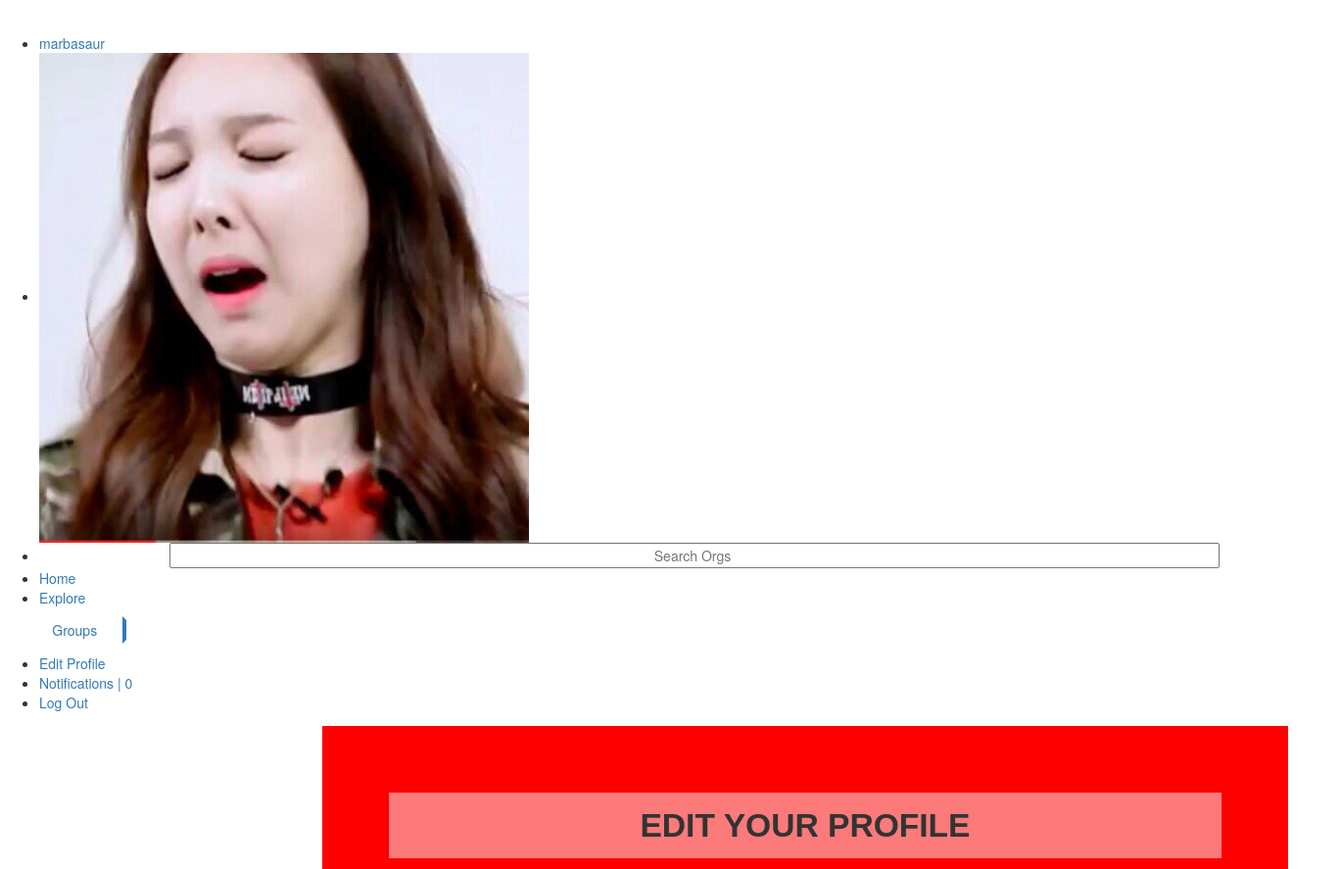
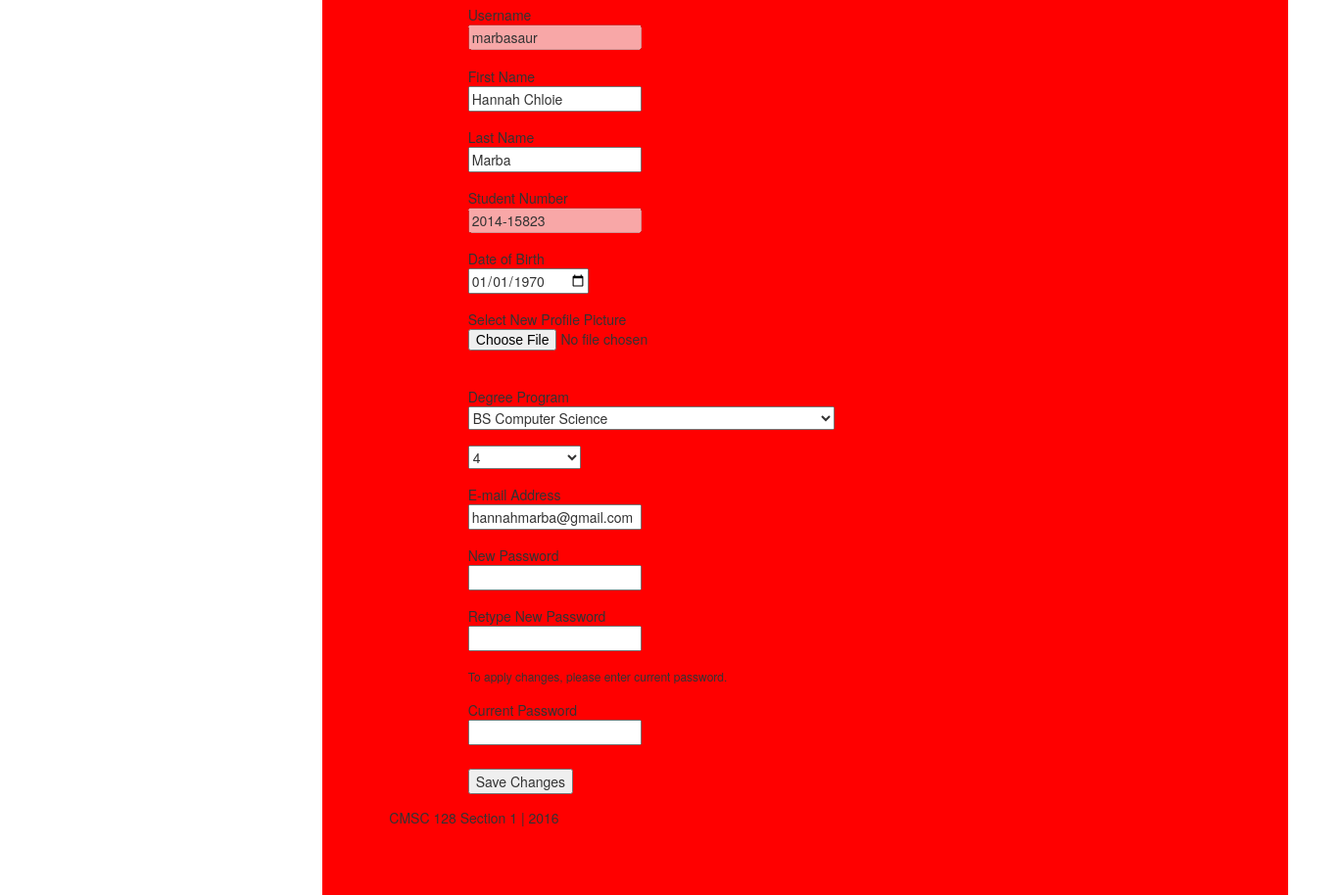
/html/bootedit.php (signed in), run on the app's committed database (2 pictures, top to bottom).
### tables this page shows
CREATE TABLE `user` (
  `user_id` int(50) NOT NULL,
  `student_no` varchar(100) NOT NULL,
  `first_name` varchar(100) NOT NULL,
  `last_name` varchar(100) NOT NULL,
  `username` varchar(100) NOT NULL,
  `password` varchar(100) NOT NULL,
  `course` varchar(100) NOT NULL,
  `date_joined` date NOT NULL,
  `year_level` int(100) NOT NULL,
  `prof_pic` varchar(150) NOT NULL,
  `birthday` date NOT NULL,
  `email` varchar(60) NOT NULL
);

### html/functions.php (called while the page is built, shortened)
<?php
	$host="localhost";
	$username="root";
	$password="";
	$db="org_y";
	$connectdb=mysqli_connect($host, $username, $password, $db) or die(mysqli_error($dbconn));
	function querySignUp($query){
		global $connectdb;
		return mysqli_query($connectdb, $query);
	}
?>

### html/bootedit.php (the view, shortened to what this page needs)
 	<?php
	include ("functions.php");
?>
<!DOCTYPE html>
<html>
<head>
	<link rel="stylesheet" type="text/css" href="../bootstrap/css/bootstrap.min.css">
	<link rel="stylesheet" type="text/css" href="../css/newstyle.css">
</head>
<body>
	<?php
		$host = 'localhost';
		$uname = 'root';
		$password = '';
		$db = 'org_y';
		$dbconn = mysqli_connect($host,$uname,$password,$db) or die("Could not connect to database!");
		$line = "<br>";
		$query_info="SELECT * FROM user WHERE user_id=$_SESSION[user_id]";
		$info=mysqli_fetch_assoc(querySignUp($query_info));
		if ($_SERVER["REQUEST_METHOD"] == "POST") {
			if(empty($_POST['currentpwd'])){
				$passwordErr="You must input your current password to make changes to your account!";
			}
			else{
				$checkoldpassword = false;
				$getoldpassword = $_POST["currentpwd"];
		        $sql_password = "SELECT password FROM user WHERE password = '".md5($getoldpassword)."'";
		        if(mysqli_query($dbconn, $sql_password)){
		        	if(mysqli_affected_rows($dbconn)==0){
		        		$oldpasswordErr = " Sorry, that’s not your current password";
		        	}
		        	else{
						$getuserid = $_SESSION['user_id'];
						$getusername = $_SESSION['username'];
						$getfname = $_POST["fname"];
						$getlname = $_POST["lname"];
						$getemail = $_POST["email"];
						$getbirthdate = date('Y,m,d', strtotime($_POST["bdate"]));
						$getdegree = $_POST["degree"];
						$getyear = $_POST["year"];
						$getemail = $_POST["email"];
						$file=$_FILES['fileToUpload'];
						if(!isset($file)){
							$file=$info['prof_pic'];
						}
						$target_dir = "../images/";
						$target_file = $target_dir . basename($file["name"]);
						move_uploaded_file($file["tmp_name"], $target_file);
						$imageFileType = pathinfo($target_file,PATHINFO_EXTENSION);
						$sql="UPDATE user
								SET first_name='$getfname', last_name='$getlname', course='$getdegree', birthday='$getbirthdate', year_level='$getyear', email = '$getemail', prof_pic = '$target_file'
									WHERE user_id='$getuserid'";
						querySignUp($sql);
						$prompt="You have successfully updated your account!";
						header('Location: edit.php');
		        	}
				}
			}
			if(!empty($_POST['currentpwd']) && !empty($_POST['newpwd']) && !empty($_POST['renewpwd'])){
				$getoldpassword = $_POST["currentpwd"];
				$getnewpassword = $_POST["newpwd"];
				$getretypenewpassword = $_POST["renewpwd"];
				$checkoldpassword = $checknewpassword = $checkretypenewpassword = false;
		        $sql_password = "SELECT password FROM user WHERE password = '".md5($getoldpassword)."'";
		        if(mysqli_query($dbconn, $sql_password)){
		        	if(mysqli_affected_rows($dbconn)==0){
		        		$oldpasswordErr = " Sorry, that’s not your current password";
		        	}
		        	else{
		        		$checkoldpassword = true;
		        	}
				}
		        if($getnewpassword != $getretypenewpassword){
        			$newpasswordErr = " Oops, new password and confirmation don’t match!";
        		}
        		else{
        			$checknewpassword = true;
        		}
	        	if(!preg_match('/(?=.*\d)[A-Za-z\d]{6,}/', $getnewpassword) && !preg_match('/(?=.*\d)[A-Za-z\d]{6,}/', $getretypenewpassword)){
	        		$retypenewpasswordErr = " New password must at least be 8 characters long and should contain at least 1 integer";
	        	}
	        	else{
	        		$checkretypenewpassword = true;
	        	}
				if($checkoldpassword && $checknewpassword && $checkretypenewpassword){
					$sql = "UPDATE user
								SET password='".md5($getnewpassword)."'
									WHERE user_id='$getuserid'";
	        		querySignUp($sql);
				 	$prompt = "You have successfully updated your password!";
					header('Location: edit.php');
		        }
			}
			else if((empty($_POST["newpwd"]) && !empty($_POST["renewpwd"])) || (!empty($_POST["newpwd"]) && empty($_POST["renewpwd"]))) {
				$passwordErr = "Current password, new password, and password retype confirmation must be filled out to make changes to your current password";
			}
		}
		else{
			echo $line;
		}
	?>
<div class = "container">
		<div id="wrapper">
		    <nav id="general" class="col-lg-3 col-md-3 col-sm-6 col-xs-12">
		        <ul class="nav nav-pills nav-stacked" id="navigation" >
		            <?php
		            $current_id = $_SESSION['user_id'];
		            $query2 = mysqli_query($connectdb, "select * from user where user_id = $current_id");
		            while($current_user= mysqli_fetch_array($query2)){ ?>
		            <li id="liTo"><a href = 'viewprofile.php?user_id=<?=$current_id?>'><?php echo $current_user['username'] ?></a></li>
		            <li><img id = "prof_pic" src="../images/<?php echo $current_user['prof_pic'] ?>"/></li><?php } ?>
		            <li><input id="searchbar" type="search" name="search" placeholder="Search Orgs"></li>
		            <li><a href="home.php">Home</a></li>
		            <li><a href="bootexplore.php">Explore</a></li>
		            <li class="dropdown" id="dropFilter">
		                <a class="dropdown-toggle" data-toggle="dropdown" href="bootgroups.php">Groups<span class="caret caret-right "></span></a>
		            </li>
		            <li><a href="edit.php">Edit Profile</a></li>
		            <li><a href="notif.php">Notifications   |
		    				  <?php
		                $notifnum = mysqli_query($connectdb,"select * from announcement, seen_announcement where announcement.announcement_id = seen_announcement.announcement_id and seen_announcement.seen = 'not_seen'and seen_announcement.user_id='".$current_id."'");
		                $total2 = mysqli_num_rows($notifnum);
		                echo "$total2"
		                ?>
		            </a></li>
		            <li><a href="logout.php">Log Out</a></li>
		        </ul>
		    </nav>
		</div>
	</div>
	<div class="jumbotron">
		<div id="content" class="container">
			<div id="wrapper">
				<div class="page-header">
				<h2>Edit Your Profile</h2>
				</div>
				<form method="post" enctype="multipart/form-data" action="<?php echo htmlspecialchars($_SERVER["PHP_SELF"]);?>">
				   <div id="edit_profile">
					  <ul>
					  	<div class="form-group">
					      	<label id="currentuname_label" for="username">Username</label><br>
	          	  			<input class="form-control" id="currentuname_input" type="text" name="username" value="<?= $info['username']?>" disabled/><br>
					  	</div>
					    <div class="form-group">
					    	<label for="fname">First Name</label><br>
							<input class="form-control"type="text" name="fname" value="<?= $info['first_name'] ?>"/><br>
					    </div>
						<div class="form-group">
					    	<label for="lname">Last Name</label><br>
							<input class="form-control"type="text" name="lname" value="<?= $info['last_name'] ?>"/><br>
						</div>
						<div class="form-group">
					    	<label for="student_no">Student Number</label><br>
							<input class="form-control"type="text" name="student_no" placeholder="20xx-xxxxx" value="<?= $info['student_no'] ?>" disabled/><br>
						</div>
						<div class="form-group">
					    	<label for="bdate">Date of Birth</label><br>
							<input class="form-control" type="date" name="bdate" value="<?= $info['birthday'] ?>" /><br>
						</div>
						<div class="form-group">
						    <label id="profilepic_label" for="img">Select New Profile Picture</label><br>
		  					<input class="form-control-file"id="fileToUpload" type="file" name="fileToUpload"  value="<?= $info['prof_pic']?>" /><br><br>
						</div>
					    <div class="form-group">
					    	<label for="degree">Degree Program</label><br>
							<select name="degree" class="form-control">
								<option><?= $info['course'] ?></option>
							</select>
						</div>
						<div class="form-group">
							<select name="year" id="year">
								<option><?= $info['year_level'] ?></option>
							</select><br>
						</div>
					    <div class="form-group">
					    	<label for="email">E-mail Address</label><br>
							<input class="form-control"type="email" name="email" value="<?= $info['email']?>"/><br>
						</div>
					    <div class="form-group">
					      	<label id="newpwd_label" for="newpwd">New Password</label><br>
	          	  			<input class="form-control"id="newpwd_input" type="password" name="newpwd" value=""/><br>
					    </div>
					    <div class="form-group">
	            			<label id="renewpwd_label" for="renewpwd">Retype New Password</label><br>
	          	 			<input class="form-control"id="renewpwd_input" type="password" name="renewpwd"  value=""/><br>
	          	 			<p style="font-size: 12px; margin-top: 4%;">To apply changes, please enter current password.</p>
	          	 		</div>
	          	 		<div class="form-group">
	          	 			<label id="currentpwd_label" for="currentpwd">Current Password</label><br>
	          	  			<input class="form-control"id="currentpwd_input" type="password" name="currentpwd" value=""/><br>
					    </div>
					 		<input id="submit" class="btn btn-primary" type="submit" name="changepwd" value="Save Changes" />
					  </ul>
					</div>
				</form>
			</div>
		</div>
		<footer>CMSC 128 Section 1 | 2016</footer>
	</div>

### css/newstyle.css (style rules this page uses)
body { background: white; }
h2 { color: #333; line-height: 100%; font-size: 80%; margin: auto; text-align: center; font-family: 'Arca Majora 3 Bold', sans-serif; padding: 1%; text-transform: uppercase; }
.jumbotron, #content >.container { background-color: red; width: 72%; margin-left: 24%; padding: 5%; }
.page-header { color: #740000; line-height: 100%; background-color: rgba(249, 243, 243, 0.5); font-size: 300%; margin: auto; text-align: center; font-family: 'Arca Majora 3 Bold', sans-serif; padding: 1%; }
#dropFilter { color: white; width: 100%; padding: 1%; transition: 0.2s ease-in-out; }
#searchbar { margin-left: 10%; margin-right: 10%; text-align: center; width: 80%; }
.caret-right { margin-left: 2%; border-left: 4px solid; border-bottom: 4px solid transparent; border-top: 4px solid transparent; }

### html/bootedit.php (style rules this page uses)
.form-group { width: 50%; margin-left: 5%; margin-top: 2%; }
.btn { margin-top: 3%; margin-left: 5%; }

### data on the page
user: username "marbasaur", prof_pic (picture), fname "Hannah Chloie", lname "Marba", student_no "2014-15823", bdate "01/01/1970", degree "BS Computer Science", year "4", email "hannahmarba@gmail.com"

### other printed values
$total2 "0"
